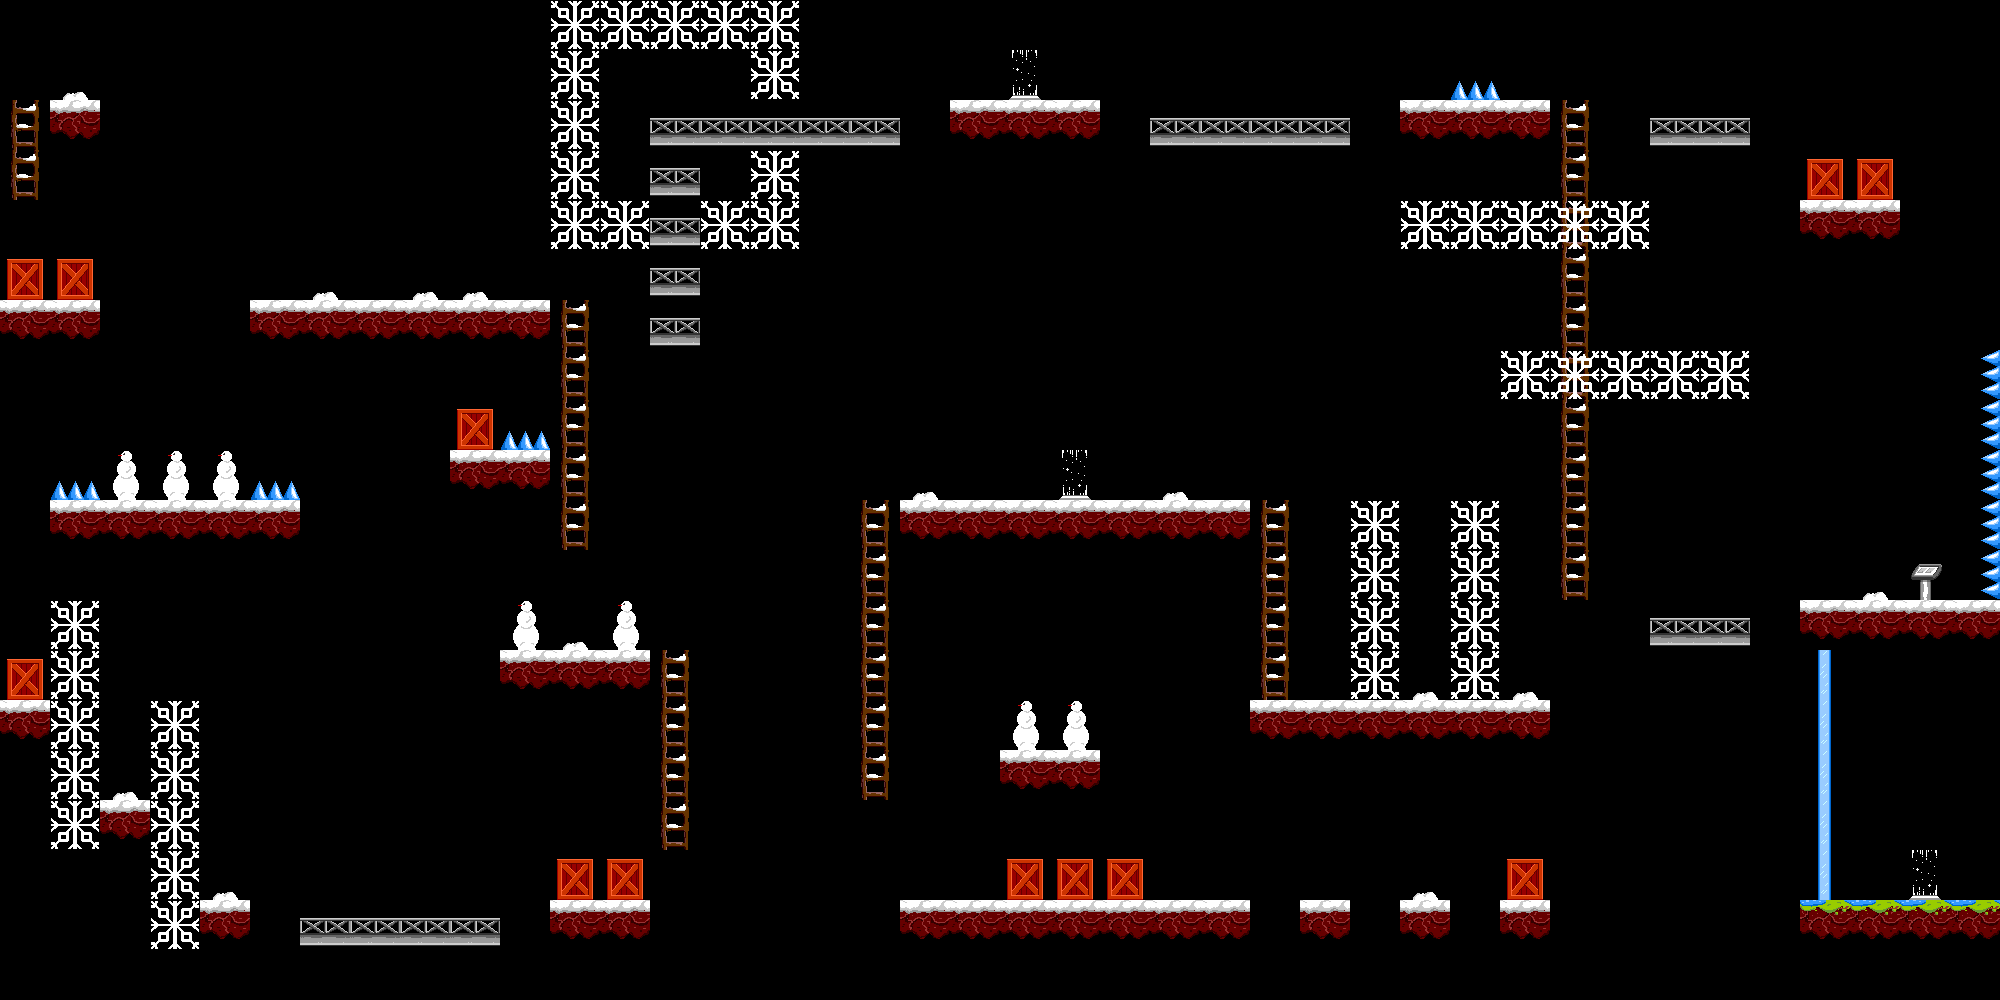

Tiled map render using the project's own tile images. Description and the map definition, with tile-layer contents summarised, below:
An orthogonal 40x20 tile map with 50x50 px tiles, 2 tile layers (Tile Layer 1, active), 2 tilesets.

<map version="1.0" orientation="orthogonal" width="40" height="20" tilewidth="50" tileheight="50">
 <tileset firstgid="1" name="tileset1" tilewidth="50" tileheight="50">
  <image source="tileset1.png" width="300" height="300" />
 </tileset>
 <tileset firstgid="37" name="tileset2" tilewidth="50" tileheight="50">
  <image source="tileset2.png" width="300" height="300" />
 </tileset>
 <layer name="Tile Layer 1" width="40" height="20">
  <data>[800 cells, 105 non-empty, 5 distinct tile ids]</data>
 </layer>
 <layer name="active" width="40" height="20">
  <data>[800 cells, 104 non-empty, 8 distinct tile ids]</data>
 </layer>
</map>
